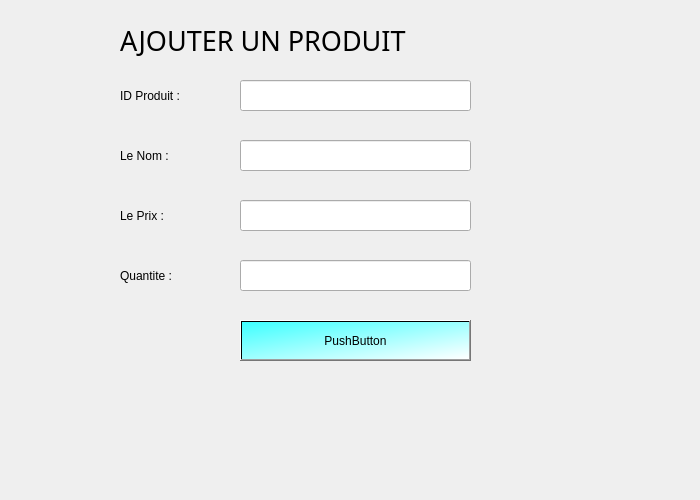
<?xml version="1.0" encoding="UTF-8"?>
<ui version="4.0">
 <class>AjouterProd</class>
 <widget class="QDialog" name="AjouterProd">
  <property name="geometry">
   <rect>
    <x>0</x>
    <y>0</y>
    <width>700</width>
    <height>500</height>
   </rect>
  </property>
  <property name="windowTitle">
   <string>Dialog</string>
  </property>
  <widget class="QLineEdit" name="lineEdit">
   <property name="geometry">
    <rect>
     <x>240</x>
     <y>80</y>
     <width>231</width>
     <height>31</height>
    </rect>
   </property>
  </widget>
  <widget class="QLineEdit" name="lineEdit_2">
   <property name="geometry">
    <rect>
     <x>240</x>
     <y>140</y>
     <width>231</width>
     <height>31</height>
    </rect>
   </property>
  </widget>
  <widget class="QLineEdit" name="lineEdit_3">
   <property name="geometry">
    <rect>
     <x>240</x>
     <y>200</y>
     <width>231</width>
     <height>31</height>
    </rect>
   </property>
  </widget>
  <widget class="QLineEdit" name="lineEdit_4">
   <property name="geometry">
    <rect>
     <x>240</x>
     <y>260</y>
     <width>231</width>
     <height>31</height>
    </rect>
   </property>
  </widget>
  <widget class="QLabel" name="label">
   <property name="geometry">
    <rect>
     <x>120</x>
     <y>80</y>
     <width>111</width>
     <height>31</height>
    </rect>
   </property>
   <property name="text">
    <string>ID Produit :</string>
   </property>
  </widget>
  <widget class="QLabel" name="label_2">
   <property name="geometry">
    <rect>
     <x>120</x>
     <y>140</y>
     <width>111</width>
     <height>31</height>
    </rect>
   </property>
   <property name="text">
    <string>Le Nom :</string>
   </property>
  </widget>
  <widget class="QLabel" name="label_3">
   <property name="geometry">
    <rect>
     <x>120</x>
     <y>200</y>
     <width>111</width>
     <height>31</height>
    </rect>
   </property>
   <property name="text">
    <string>Le Prix :</string>
   </property>
  </widget>
  <widget class="QLabel" name="label_4">
   <property name="geometry">
    <rect>
     <x>120</x>
     <y>260</y>
     <width>111</width>
     <height>31</height>
    </rect>
   </property>
   <property name="text">
    <string>Quantite :</string>
   </property>
  </widget>
  <widget class="QPushButton" name="pushButton">
   <property name="geometry">
    <rect>
     <x>240</x>
     <y>320</y>
     <width>231</width>
     <height>41</height>
    </rect>
   </property>
   <property name="styleSheet">
    <string notr="true">background-color: qlineargradient(spread:pad, x1:0, y1:0, x2:1, y2:1, stop:0 rgba(61, 255, 255, 255), stop:1 rgba(255, 255, 255, 255));</string>
   </property>
   <property name="text">
    <string>PushButton</string>
   </property>
  </widget>
  <widget class="QLabel" name="label_5">
   <property name="geometry">
    <rect>
     <x>120</x>
     <y>400</y>
     <width>151</width>
     <height>31</height>
    </rect>
   </property>
   <property name="text">
    <string/>
   </property>
  </widget>
  <widget class="QLabel" name="label_6">
   <property name="geometry">
    <rect>
     <x>120</x>
     <y>20</y>
     <width>301</width>
     <height>41</height>
    </rect>
   </property>
   <property name="font">
    <font>
     <family>MS Gothic</family>
     <pointsize>20</pointsize>
    </font>
   </property>
   <property name="text">
    <string>AJOUTER UN PRODUIT</string>
   </property>
  </widget>
 </widget>
 <resources/>
 <connections/>
</ui>
